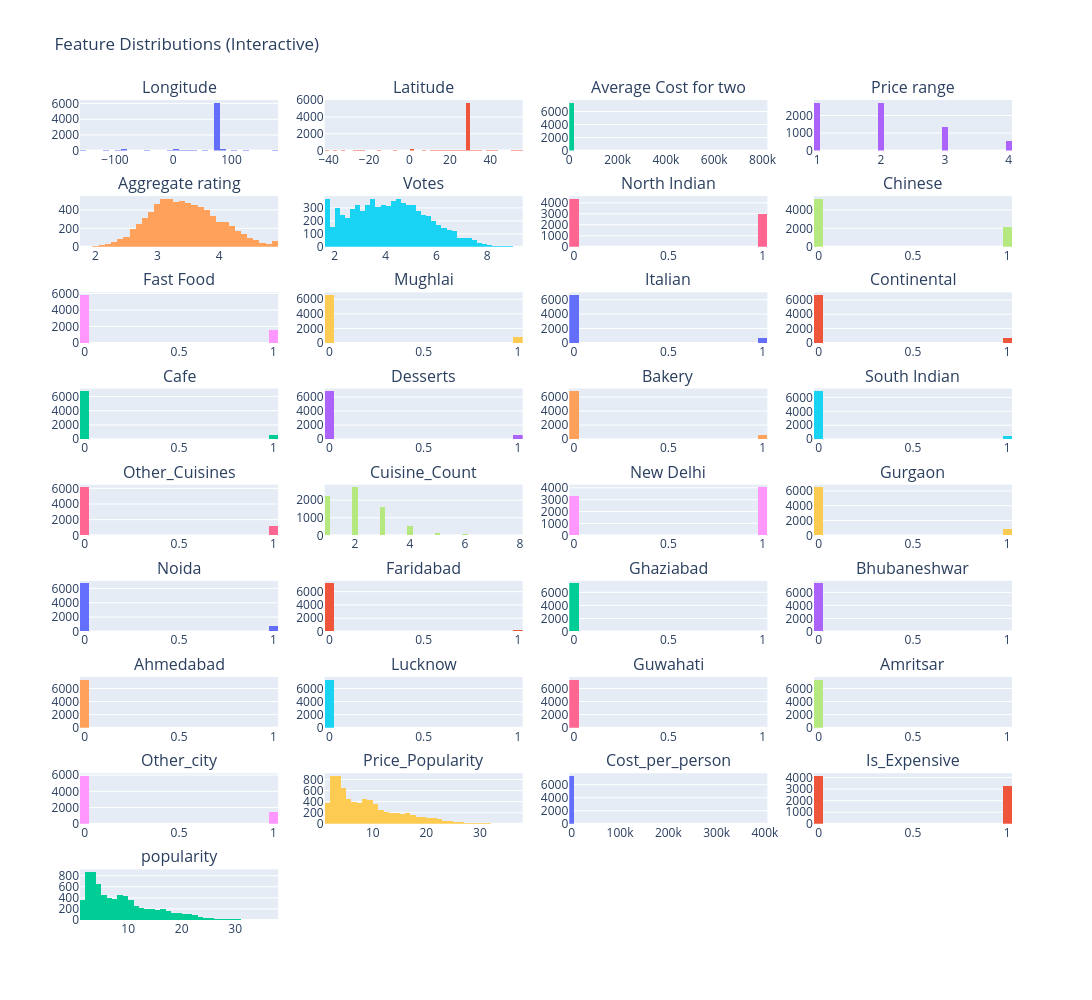

The notebook cell saved with this chart:
### Code cell
# Identify numerical columns
num_cols_to_plot = data.select_dtypes(include=[np.number]).columns

# Create a subplot grid
fig = make_subplots(rows=(len(num_cols_to_plot) // 4) + 1, cols=4, 
                    subplot_titles=num_cols_to_plot)

# Add histograms to the grid
for i, col in enumerate(num_cols_to_plot):
    fig.add_trace(
        go.Histogram(x=data[col], name=col, nbinsx=50),
        row=(i // 4) + 1, col=(i % 4) + 1
    )

fig.update_layout(height=1000, width=1200, title_text="Feature Distributions (Interactive)", showlegend=False)
fig.show()

### Figure 1 — Plotly figure (JSON) as saved in the notebook; plotly's stock layout.template omitted (floating-point values rounded to 4 significant figures; data arrays with more than 128 entries replaced by an {"elided": "..."} marker saying what was removed)
{"data": [{"name": "Longitude", "nbinsx": 50, "type": "histogram", "x": {"elided": "7394 float values"}, "xaxis": "x", "yaxis": "y"}, {"name": "Latitude", "nbinsx": 50, "type": "histogram", "x": {"elided": "7394 float values"}, "xaxis": "x2", "yaxis": "y2"}, {"name": "Average Cost for two", "nbinsx": 50, "type": "histogram", "x": {"elided": "7394 int values"}, "xaxis": "x3", "yaxis": "y3"}, {"name": "Price range", "nbinsx": 50, "type": "histogram", "x": {"elided": "7394 int values"}, "xaxis": "x4", "yaxis": "y4"}, {"name": "Aggregate rating", "nbinsx": 50, "type": "histogram", "x": {"elided": "7394 float values"}, "xaxis": "x5", "yaxis": "y5"}, {"name": "Votes", "nbinsx": 50, "type": "histogram", "x": {"elided": "7394 float values"}, "xaxis": "x6", "yaxis": "y6"}, {"name": "North Indian", "nbinsx": 50, "type": "histogram", "x": {"elided": "7394 int values"}, "xaxis": "x7", "yaxis": "y7"}, {"name": "Chinese", "nbinsx": 50, "type": "histogram", "x": {"elided": "7394 int values"}, "xaxis": "x8", "yaxis": "y8"}, {"name": "Fast Food", "nbinsx": 50, "type": "histogram", "x": {"elided": "7394 int values"}, "xaxis": "x9", "yaxis": "y9"}, {"name": "Mughlai", "nbinsx": 50, "type": "histogram", "x": {"elided": "7394 int values"}, "xaxis": "x10", "yaxis": "y10"}, {"name": "Italian", "nbinsx": 50, "type": "histogram", "x": {"elided": "7394 int values"}, "xaxis": "x11", "yaxis": "y11"}, {"name": "Continental", "nbinsx": 50, "type": "histogram", "x": {"elided": "7394 int values"}, "xaxis": "x12", "yaxis": "y12"}, {"name": "Cafe", "nbinsx": 50, "type": "histogram", "x": {"elided": "7394 int values"}, "xaxis": "x13", "yaxis": "y13"}, {"name": "Desserts", "nbinsx": 50, "type": "histogram", "x": {"elided": "7394 int values"}, "xaxis": "x14", "yaxis": "y14"}, {"name": "Bakery", "nbinsx": 50, "type": "histogram", "x": {"elided": "7394 int values"}, "xaxis": "x15", "yaxis": "y15"}, {"name": "South Indian", "nbinsx": 50, "type": "histogram", "x": {"elided": "7394 int values"}, "xaxis": "x16", "yaxis": "y16"}, {"name": "Other_Cuisines", "nbinsx": 50, "type": "histogram", "x": {"elided": "7394 int values"}, "xaxis": "x17", "yaxis": "y17"}, {"name": "Cuisine_Count", "nbinsx": 50, "type": "histogram", "x": {"elided": "7394 int values"}, "xaxis": "x18", "yaxis": "y18"}, {"name": "New Delhi", "nbinsx": 50, "type": "histogram", "x": {"elided": "7394 int values"}, "xaxis": "x19", "yaxis": "y19"}, {"name": "Gurgaon", "nbinsx": 50, "type": "histogram", "x": {"elided": "7394 int values"}, "xaxis": "x20", "yaxis": "y20"}, {"name": "Noida", "nbinsx": 50, "type": "histogram", "x": {"elided": "7394 int values"}, "xaxis": "x21", "yaxis": "y21"}, {"name": "Faridabad", "nbinsx": 50, "type": "histogram", "x": {"elided": "7394 int values"}, "xaxis": "x22", "yaxis": "y22"}, {"name": "Ghaziabad", "nbinsx": 50, "type": "histogram", "x": {"elided": "7394 int values"}, "xaxis": "x23", "yaxis": "y23"}, {"name": "Bhubaneshwar", "nbinsx": 50, "type": "histogram", "x": {"elided": "7394 int values"}, "xaxis": "x24", "yaxis": "y24"}, {"name": "Ahmedabad", "nbinsx": 50, "type": "histogram", "x": {"elided": "7394 int values"}, "xaxis": "x25", "yaxis": "y25"}, {"name": "Lucknow", "nbinsx": 50, "type": "histogram", "x": {"elided": "7394 int values"}, "xaxis": "x26", "yaxis": "y26"}, {"name": "Guwahati", "nbinsx": 50, "type": "histogram", "x": {"elided": "7394 int values"}, "xaxis": "x27", "yaxis": "y27"}, {"name": "Amritsar", "nbinsx": 50, "type": "histogram", "x": {"elided": "7394 int values"}, "xaxis": "x28", "yaxis": "y28"}, {"name": "Other_city", "nbinsx": 50, "type": "histogram", "x": {"elided": "7394 int values"}, "xaxis": "x29", "yaxis": "y29"}, {"name": "Price_Popularity", "nbinsx": 50, "type": "histogram", "x": {"elided": "7394 float values"}, "xaxis": "x30", "yaxis": "y30"}, {"name": "Cost_per_person", "nbinsx": 50, "type": "histogram", "x": {"elided": "7394 float values"}, "xaxis": "x31", "yaxis": "y31"}, {"name": "Is_Expensive", "nbinsx": 50, "type": "histogram", "x": {"elided": "7394 int values"}, "xaxis": "x32", "yaxis": "y32"}, {"name": "popularity", "nbinsx": 50, "type": "histogram", "x": {"elided": "7394 float values"}, "xaxis": "x33", "yaxis": "y33"}], "layout": {"annotations": [{"font": {"size": 16}, "showarrow": false, "text": "Longitude", "x": 0.1062, "xanchor": "center", "xref": "paper", "y": 1, "yanchor": "bottom", "yref": "paper"}, {"font": {"size": 16}, "showarrow": false, "text": "Latitude", "x": 0.3688, "xanchor": "center", "xref": "paper", "y": 1, "yanchor": "bottom", "yref": "paper"}, {"font": {"size": 16}, "showarrow": false, "text": "Average Cost for two", "x": 0.6313, "xanchor": "center", "xref": "paper", "y": 1, "yanchor": "bottom", "yref": "paper"}, {"font": {"size": 16}, "showarrow": false, "text": "Price range", "x": 0.8938, "xanchor": "center", "xref": "paper", "y": 1, "yanchor": "bottom", "yref": "paper"}, {"font": {"size": 16}, "showarrow": false, "text": "Aggregate rating", "x": 0.1062, "xanchor": "center", "xref": "paper", "y": 0.8827, "yanchor": "bottom", "yref": "paper"}, {"font": {"size": 16}, "showarrow": false, "text": "Votes", "x": 0.3688, "xanchor": "center", "xref": "paper", "y": 0.8827, "yanchor": "bottom", "yref": "paper"}, {"font": {"size": 16}, "showarrow": false, "text": "North Indian", "x": 0.6313, "xanchor": "center", "xref": "paper", "y": 0.8827, "yanchor": "bottom", "yref": "paper"}, {"font": {"size": 16}, "showarrow": false, "text": "Chinese", "x": 0.8938, "xanchor": "center", "xref": "paper", "y": 0.8827, "yanchor": "bottom", "yref": "paper"}, {"font": {"size": 16}, "showarrow": false, "text": "Fast Food", "x": 0.1062, "xanchor": "center", "xref": "paper", "y": 0.7654, "yanchor": "bottom", "yref": "paper"}, {"font": {"size": 16}, "showarrow": false, "text": "Mughlai", "x": 0.3688, "xanchor": "center", "xref": "paper", "y": 0.7654, "yanchor": "bottom", "yref": "paper"}, {"font": {"size": 16}, "showarrow": false, "text": "Italian", "x": 0.6313, "xanchor": "center", "xref": "paper", "y": 0.7654, "yanchor": "bottom", "yref": "paper"}, {"font": {"size": 16}, "showarrow": false, "text": "Continental", "x": 0.8938, "xanchor": "center", "xref": "paper", "y": 0.7654, "yanchor": "bottom", "yref": "paper"}, {"font": {"size": 16}, "showarrow": false, "text": "Cafe", "x": 0.1062, "xanchor": "center", "xref": "paper", "y": 0.6481, "yanchor": "bottom", "yref": "paper"}, {"font": {"size": 16}, "showarrow": false, "text": "Desserts", "x": 0.3688, "xanchor": "center", "xref": "paper", "y": 0.6481, "yanchor": "bottom", "yref": "paper"}, {"font": {"size": 16}, "showarrow": false, "text": "Bakery", "x": 0.6313, "xanchor": "center", "xref": "paper", "y": 0.6481, "yanchor": "bottom", "yref": "paper"}, {"font": {"size": 16}, "showarrow": false, "text": "South Indian", "x": 0.8938, "xanchor": "center", "xref": "paper", "y": 0.6481, "yanchor": "bottom", "yref": "paper"}, {"font": {"size": 16}, "showarrow": false, "text": "Other_Cuisines", "x": 0.1062, "xanchor": "center", "xref": "paper", "y": 0.5309, "yanchor": "bottom", "yref": "paper"}, {"font": {"size": 16}, "showarrow": false, "text": "Cuisine_Count", "x": 0.3688, "xanchor": "center", "xref": "paper", "y": 0.5309, "yanchor": "bottom", "yref": "paper"}, {"font": {"size": 16}, "showarrow": false, "text": "New Delhi", "x": 0.6313, "xanchor": "center", "xref": "paper", "y": 0.5309, "yanchor": "bottom", "yref": "paper"}, {"font": {"size": 16}, "showarrow": false, "text": "Gurgaon", "x": 0.8938, "xanchor": "center", "xref": "paper", "y": 0.5309, "yanchor": "bottom", "yref": "paper"}, {"font": {"size": 16}, "showarrow": false, "text": "Noida", "x": 0.1062, "xanchor": "center", "xref": "paper", "y": 0.4136, "yanchor": "bottom", "yref": "paper"}, {"font": {"size": 16}, "showarrow": false, "text": "Faridabad", "x": 0.3688, "xanchor": "center", "xref": "paper", "y": 0.4136, "yanchor": "bottom", "yref": "paper"}, {"font": {"size": 16}, "showarrow": false, "text": "Ghaziabad", "x": 0.6313, "xanchor": "center", "xref": "paper", "y": 0.4136, "yanchor": "bottom", "yref": "paper"}, {"font": {"size": 16}, "showarrow": false, "text": "Bhubaneshwar", "x": 0.8938, "xanchor": "center", "xref": "paper", "y": 0.4136, "yanchor": "bottom", "yref": "paper"}, {"font": {"size": 16}, "showarrow": false, "text": "Ahmedabad", "x": 0.1062, "xanchor": "center", "xref": "paper", "y": 0.2963, "yanchor": "bottom", "yref": "paper"}, {"font": {"size": 16}, "showarrow": false, "text": "Lucknow", "x": 0.3688, "xanchor": "center", "xref": "paper", "y": 0.2963, "yanchor": "bottom", "yref": "paper"}, {"font": {"size": 16}, "showarrow": false, "text": "Guwahati", "x": 0.6313, "xanchor": "center", "xref": "paper", "y": 0.2963, "yanchor": "bottom", "yref": "paper"}, {"font": {"size": 16}, "showarrow": false, "text": "Amritsar", "x": 0.8938, "xanchor": "center", "xref": "paper", "y": 0.2963, "yanchor": "bottom", "yref": "paper"}, {"font": {"size": 16}, "showarrow": false, "text": "Other_city", "x": 0.1062, "xanchor": "center", "xref": "paper", "y": 0.179, "yanchor": "bottom", "yref": "paper"}, {"font": {"size": 16}, "showarrow": false, "text": "Price_Popularity", "x": 0.3688, "xanchor": "center", "xref": "paper", "y": 0.179, "yanchor": "bottom", "yref": "paper"}, {"font": {"size": 16}, "showarrow": false, "text": "Cost_per_person", "x": 0.6313, "xanchor": "center", "xref": "paper", "y": 0.179, "yanchor": "bottom", "yref": "paper"}, {"font": {"size": 16}, "showarrow": false, "text": "Is_Expensive", "x": 0.8938, "xanchor": "center", "xref": "paper", "y": 0.179, "yanchor": "bottom", "yref": "paper"}, {"font": {"size": 16}, "showarrow": false, "text": "popularity", "x": 0.1062, "xanchor": "center", "xref": "paper", "y": 0.06173, "yanchor": "bottom", "yref": "paper"}], "height": 1000, "showlegend": false, "title": {"text": "Feature Distributions (Interactive)"}, "width": 1200, "xaxis": {"anchor": "y", "domain": [0, 0.2125]}, "xaxis10": {"anchor": "y10", "domain": [0.2625, 0.475]}, "xaxis11": {"anchor": "y11", "domain": [0.525, 0.7375]}, "xaxis12": {"anchor": "y12", "domain": [0.7875, 1]}, "xaxis13": {"anchor": "y13", "domain": [0, 0.2125]}, "xaxis14": {"anchor": "y14", "domain": [0.2625, 0.475]}, "xaxis15": {"anchor": "y15", "domain": [0.525, 0.7375]}, "xaxis16": {"anchor": "y16", "domain": [0.7875, 1]}, "xaxis17": {"anchor": "y17", "domain": [0, 0.2125]}, "xaxis18": {"anchor": "y18", "domain": [0.2625, 0.475]}, "xaxis19": {"anchor": "y19", "domain": [0.525, 0.7375]}, "xaxis2": {"anchor": "y2", "domain": [0.2625, 0.475]}, "xaxis20": {"anchor": "y20", "domain": [0.7875, 1]}, "xaxis21": {"anchor": "y21", "domain": [0, 0.2125]}, "xaxis22": {"anchor": "y22", "domain": [0.2625, 0.475]}, "xaxis23": {"anchor": "y23", "domain": [0.525, 0.7375]}, "xaxis24": {"anchor": "y24", "domain": [0.7875, 1]}, "xaxis25": {"anchor": "y25", "domain": [0, 0.2125]}, "xaxis26": {"anchor": "y26", "domain": [0.2625, 0.475]}, "xaxis27": {"anchor": "y27", "domain": [0.525, 0.7375]}, "xaxis28": {"anchor": "y28", "domain": [0.7875, 1]}, "xaxis29": {"anchor": "y29", "domain": [0, 0.2125]}, "xaxis3": {"anchor": "y3", "domain": [0.525, 0.7375]}, "xaxis30": {"anchor": "y30", "domain": [0.2625, 0.475]}, "xaxis31": {"anchor": "y31", "domain": [0.525, 0.7375]}, "xaxis32": {"anchor": "y32", "domain": [0.7875, 1]}, "xaxis33": {"anchor": "y33", "domain": [0, 0.2125]}, "xaxis34": {"anchor": "y34", "domain": [0.2625, 0.475]}, "xaxis35": {"anchor": "y35", "domain": [0.525, 0.7375]}, "xaxis36": {"anchor": "y36", "domain": [0.7875, 1]}, "xaxis4": {"anchor": "y4", "domain": [0.7875, 1]}, "xaxis5": {"anchor": "y5", "domain": [0, 0.2125]}, "xaxis6": {"anchor": "y6", "domain": [0.2625, 0.475]}, "xaxis7": {"anchor": "y7", "domain": [0.525, 0.7375]}, "xaxis8": {"anchor": "y8", "domain": [0.7875, 1]}, "xaxis9": {"anchor": "y9", "domain": [0, 0.2125]}, "yaxis": {"anchor": "x", "domain": [0.9383, 1]}, "yaxis10": {"anchor": "x10", "domain": [0.7037, 0.7654]}, "yaxis11": {"anchor": "x11", "domain": [0.7037, 0.7654]}, "yaxis12": {"anchor": "x12", "domain": [0.7037, 0.7654]}, "yaxis13": {"anchor": "x13", "domain": [0.5864, 0.6481]}, "yaxis14": {"anchor": "x14", "domain": [0.5864, 0.6481]}, "yaxis15": {"anchor": "x15", "domain": [0.5864, 0.6481]}, "yaxis16": {"anchor": "x16", "domain": [0.5864, 0.6481]}, "yaxis17": {"anchor": "x17", "domain": [0.4691, 0.5309]}, "yaxis18": {"anchor": "x18", "domain": [0.4691, 0.5309]}, "yaxis19": {"anchor": "x19", "domain": [0.4691, 0.5309]}, "yaxis2": {"anchor": "x2", "domain": [0.9383, 1]}, "yaxis20": {"anchor": "x20", "domain": [0.4691, 0.5309]}, "yaxis21": {"anchor": "x21", "domain": [0.3519, 0.4136]}, "yaxis22": {"anchor": "x22", "domain": [0.3519, 0.4136]}, "yaxis23": {"anchor": "x23", "domain": [0.3519, 0.4136]}, "yaxis24": {"anchor": "x24", "domain": [0.3519, 0.4136]}, "yaxis25": {"anchor": "x25", "domain": [0.2346, 0.2963]}, "yaxis26": {"anchor": "x26", "domain": [0.2346, 0.2963]}, "yaxis27": {"anchor": "x27", "domain": [0.2346, 0.2963]}, "yaxis28": {"anchor": "x28", "domain": [0.2346, 0.2963]}, "yaxis29": {"anchor": "x29", "domain": [0.1173, 0.179]}, "yaxis3": {"anchor": "x3", "domain": [0.9383, 1]}, "yaxis30": {"anchor": "x30", "domain": [0.1173, 0.179]}, "yaxis31": {"anchor": "x31", "domain": [0.1173, 0.179]}, "yaxis32": {"anchor": "x32", "domain": [0.1173, 0.179]}, "yaxis33": {"anchor": "x33", "domain": [0, 0.06173]}, "yaxis34": {"anchor": "x34", "domain": [0, 0.06173]}, "yaxis35": {"anchor": "x35", "domain": [0, 0.06173]}, "yaxis36": {"anchor": "x36", "domain": [0, 0.06173]}, "yaxis4": {"anchor": "x4", "domain": [0.9383, 1]}, "yaxis5": {"anchor": "x5", "domain": [0.821, 0.8827]}, "yaxis6": {"anchor": "x6", "domain": [0.821, 0.8827]}, "yaxis7": {"anchor": "x7", "domain": [0.821, 0.8827]}, "yaxis8": {"anchor": "x8", "domain": [0.821, 0.8827]}, "yaxis9": {"anchor": "x9", "domain": [0.7037, 0.7654]}}}
